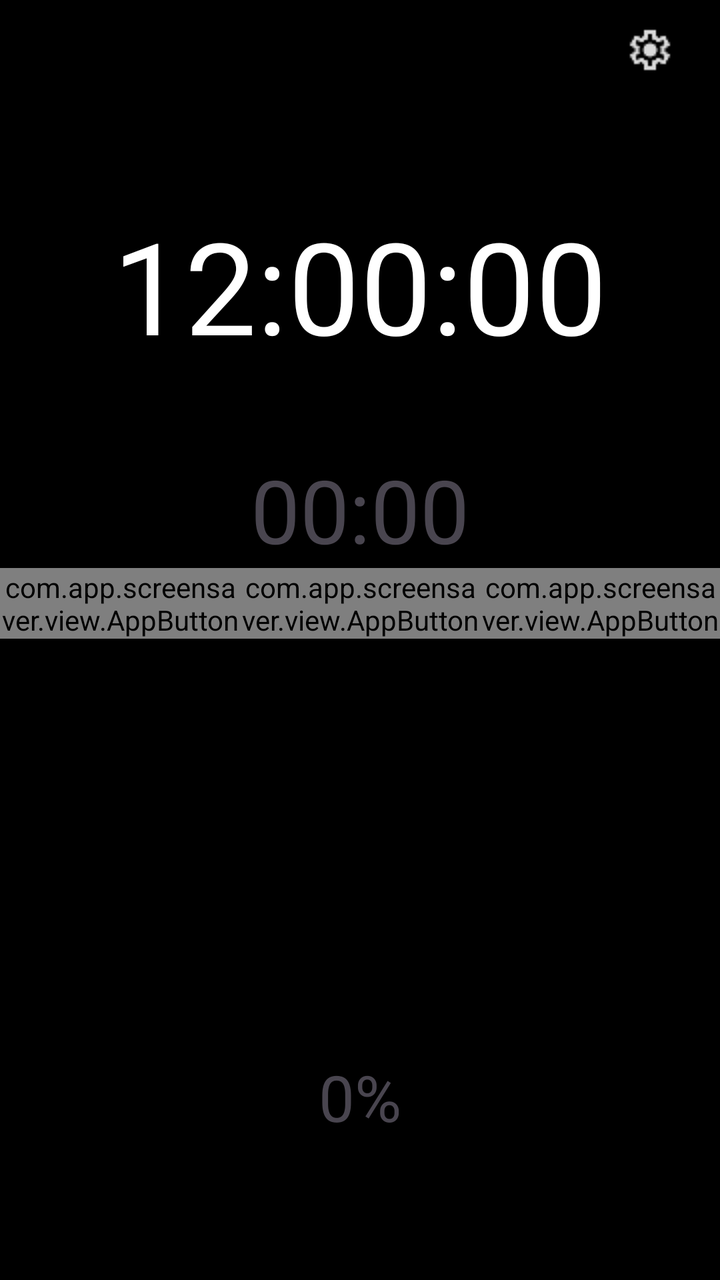
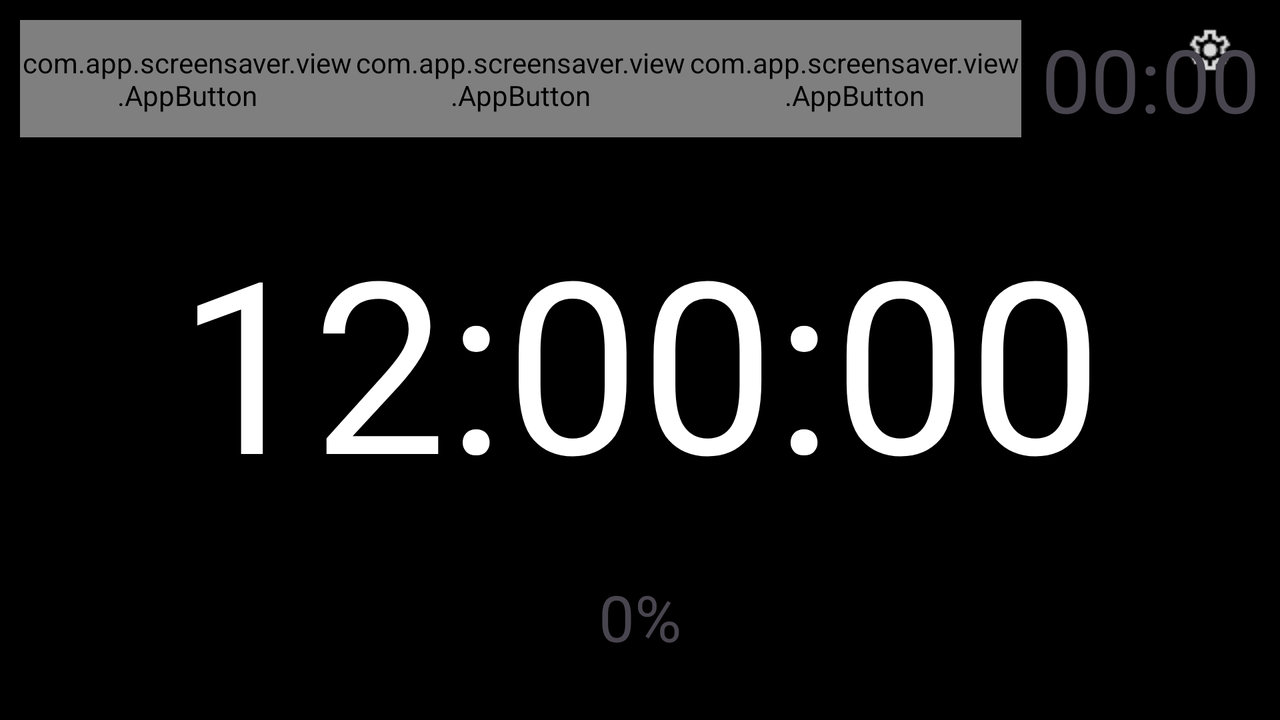

Compare how this app lays out the same screen by default and in its alternative resource folder. The renders come first, then the two layout files and the values they reference.
<!-- AndroidManifest.xml: application theme Theme.Screensaver -->
<!-- res/layout/fragment_screensaver.xml -->
<?xml version="1.0" encoding="utf-8"?>
<RelativeLayout xmlns:android="http://schemas.android.com/apk/res/android"
    xmlns:tools="http://schemas.android.com/tools"
    android:background="@color/black"
    android:layout_width="match_parent"
    android:layout_height="match_parent" >

    <ImageView
        android:id="@+id/image_view"
        android:contentDescription="@string/users_image_background"
        android:adjustViewBounds="true"
        android:scaleType="fitCenter"
        android:layout_centerInParent="true"
        android:layout_width="match_parent"
        android:layout_height="match_parent"/>

    <TextClock
        android:id="@+id/text_clock"
        android:textColor="@color/white"
        android:textAlignment="center"
        android:layout_width="match_parent"
        android:layout_height="wrap_content"
        android:layout_marginTop="100dp"
        android:textSize="64sp"
        android:layout_marginBottom="40dp"
        android:format12Hour="hh:mm:ss"/>

    <ImageButton
        android:id="@+id/settings_button"
        android:layout_width="70dp"
        android:layout_height="50dp"
        android:background="@android:color/transparent"
        android:contentDescription="@string/settings_button_icon"
        android:textColor="@color/white"
        android:src="@drawable/settings_icon"
        android:layout_alignParentEnd="true" />

    <TextView
        android:layout_below="@id/text_clock"
        android:layout_centerInParent="true"
        android:text="00:00"
        android:id="@+id/timer_textview"
        android:layout_width="wrap_content"
        android:textSize="44sp"
        android:layout_height="wrap_content"
        tools:ignore="HardcodedText" />

    <LinearLayout
        android:layout_centerInParent="true"
        android:id="@+id/timer_container"
        android:layout_width="wrap_content"
        android:layout_height="wrap_content"
        android:orientation="horizontal"
        android:layout_below="@id/timer_textview">

        <com.app.screensaver.view.AppButton
            android:text="@string/start"
            android:id="@+id/start_timer_button"
            android:layout_weight="1"
            android:layout_width="0dp"
            android:layout_height="match_parent" />

        <com.app.screensaver.view.AppButton
            android:text="@string/stop"
            android:id="@+id/stop_timer_button"
            android:layout_weight="1"
            android:layout_width="0dp"
            android:layout_height="match_parent" />

        <com.app.screensaver.view.AppButton
            android:text="@string/reset"
            android:id="@+id/reset_timer_button"
            android:layout_weight="1"
            android:layout_width="0dp"
            android:layout_height="match_parent" />

    </LinearLayout>

    <TextView
        android:id="@+id/battery_textview"
        android:layout_centerInParent="true"
        android:layout_alignParentBottom="true"
        android:layout_width="wrap_content"
        android:layout_marginBottom="70dp"
        android:textSize="32sp"
        android:text="0%"
        android:layout_height="wrap_content"
        tools:ignore="HardcodedText" />

</RelativeLayout>
<!-- resources referenced by this layout -->
<resources>
  <!-- drawable settings_icon: png bitmap (drawable, 689 bytes) -->
  <string name="reset">Reset</string>
  <string name="settings_button_icon">settings button icon</string>
  <string name="start">Start</string>
  <string name="stop">Pause</string>
  <string name="users_image_background">Image that user selected.</string>
  <style name="Theme.Screensaver" parent="Base.Theme.Screensaver" />
  <style name="Base.Theme.Screensaver" parent="Theme.Material3.DayNight.NoActionBar">
          
          
      </style>
</resources>
<!-- res/layout-land/fragment_screensaver.xml (the repository's variant of the layout above) -->
<!-- drawn on the phone turned sideways -->
<?xml version="1.0" encoding="utf-8"?>
<RelativeLayout xmlns:android="http://schemas.android.com/apk/res/android"
    xmlns:tools="http://schemas.android.com/tools"
    android:background="@color/black"
    android:layout_width="match_parent"
    android:layout_height="match_parent">

    <ImageView
        android:id="@+id/image_view"
        android:contentDescription="@string/users_image_background"
        android:adjustViewBounds="true"
        android:scaleType="centerInside"
        android:layout_centerInParent="true"
        android:layout_width="match_parent"
        android:layout_height="match_parent"/>

    <ImageButton
        android:id="@+id/settings_button"
        android:layout_width="70dp"
        android:layout_height="50dp"
        android:background="@android:color/transparent"
        android:contentDescription="@string/settings_button_icon"
        android:textColor="@color/white"
        android:src="@drawable/settings_icon"
        android:layout_alignParentEnd="true" />

    <LinearLayout
        android:layout_alignParentTop="true"
        android:layout_centerInParent="true"
        android:id="@+id/timer_container"
        android:padding="10dp"
        android:layout_width="wrap_content"
        android:layout_height="wrap_content"
        android:orientation="horizontal">

        <com.app.screensaver.view.AppButton
            android:text="@string/start"
            android:id="@+id/start_timer_button"
            android:layout_weight="1"
            android:layout_width="0dp"
            android:layout_height="match_parent" />

        <com.app.screensaver.view.AppButton
            android:text="@string/stop"
            android:id="@+id/stop_timer_button"
            android:layout_weight="1"
            android:layout_width="0dp"
            android:layout_height="match_parent" />

        <com.app.screensaver.view.AppButton
            android:text="@string/reset"
            android:id="@+id/reset_timer_button"
            android:layout_weight="1"
            android:layout_width="0dp"
            android:layout_marginEnd="10dp"
            android:layout_height="match_parent" />

        <TextView
            android:text="00:00"
            android:id="@+id/timer_textview"
            android:layout_width="wrap_content"
            android:textSize="44sp"
            tools:ignore="HardcodedText"
            android:layout_height="wrap_content" />

    </LinearLayout>

    <TextClock
        android:id="@+id/text_clock"
        android:textColor="@color/white"
        android:textAlignment="center"
        android:layout_width="match_parent"
        android:textSize="120sp"
        android:format12Hour="hh:mm:ss"
        android:layout_height="wrap_content"
        android:fontFamily="@font/libertinus_serif_bold"
        android:layout_centerInParent="true" />

    <TextView
        android:id="@+id/battery_textview"
        android:layout_centerInParent="true"
        android:layout_alignParentBottom="true"
        android:layout_marginBottom="30dp"
        android:layout_width="wrap_content"
        android:textSize="32sp"
        android:text="0%"
        android:layout_height="wrap_content"
        tools:ignore="HardcodedText" />

</RelativeLayout>
